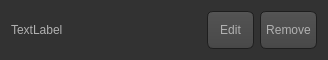
<?xml version="1.0" encoding="UTF-8"?>
<ui version="4.0">
 <class>DiningTables</class>
 <widget class="QWidget" name="DiningTables">
  <property name="geometry">
   <rect>
    <x>0</x>
    <y>0</y>
    <width>328</width>
    <height>60</height>
   </rect>
  </property>
  <property name="windowTitle">
   <string>Form</string>
  </property>
  <property name="styleSheet">
   <string notr="true">QToolTip
{
     border: 1px solid black;
     background-color: #ffa02f;
     padding: 1px;
     border-radius: 3px;
     opacity: 100;
}

QWidget
{
    color: #b1b1b1;
    background-color: #323232;
}

QWidget:item:hover
{
    background-color: QLinearGradient( x1: 0, y1: 0, x2: 0, y2: 1, stop: 0 #ffa02f, stop: 1 #ca0619);
    color: #000000;
}

QWidget:item:selected
{
    background-color: QLinearGradient( x1: 0, y1: 0, x2: 0, y2: 1, stop: 0 #ffa02f, stop: 1 #d7801a);
}

QMenuBar::item
{
    background: transparent;
}

QMenuBar::item:selected
{
    background: transparent;
    border: 1px solid #ffaa00;
}

QMenuBar::item:pressed
{
    background: #444;
    border: 1px solid #000;
    background-color: QLinearGradient(
        x1:0, y1:0,
        x2:0, y2:1,
        stop:1 #212121,
        stop:0.4 #343434/*,
        stop:0.2 #343434,
        stop:0.1 #ffaa00*/
    );
    margin-bottom:-1px;
    padding-bottom:1px;
}

QMenu
{
    border: 1px solid #000;
}

QMenu::item
{
    padding: 2px 20px 2px 20px;
}

QMenu::item:selected
{
    color: #000000;
}

QWidget:disabled
{
    color: #404040;
    background-color: #323232;
}

QAbstractItemView
{
    background-color: QLinearGradient( x1: 0, y1: 0, x2: 0, y2: 1, stop: 0 #4d4d4d, stop: 0.1 #646464, stop: 1 #5d5d5d);
}

QWidget:focus
{
    /*border: 2px solid QLinearGradient( x1: 0, y1: 0, x2: 0, y2: 1, stop: 0 #ffa02f, stop: 1 #d7801a);*/
}

QLineEdit
{
    background-color: QLinearGradient( x1: 0, y1: 0, x2: 0, y2: 1, stop: 0 #4d4d4d, stop: 0 #646464, stop: 1 #5d5d5d);
    padding: 1px;
    border-style: solid;
    border: 1px solid #1e1e1e;
    border-radius: 5;
}

QPushButton
{
    color: #b1b1b1;
    background-color: QLinearGradient( x1: 0, y1: 0, x2: 0, y2: 1, stop: 0 #565656, stop: 0.1 #525252, stop: 0.5 #4e4e4e, stop: 0.9 #4a4a4a, stop: 1 #464646);
    border-width: 1px;
    border-color: #1e1e1e;
    border-style: solid;
    border-radius: 6;
    padding: 3px;
    font-size: 12px;
    padding-left: 5px;
    padding-right: 5px;
}

QPushButton:pressed
{
    background-color: QLinearGradient( x1: 0, y1: 0, x2: 0, y2: 1, stop: 0 #2d2d2d, stop: 0.1 #2b2b2b, stop: 0.5 #292929, stop: 0.9 #282828, stop: 1 #252525);
}

QComboBox
{
    selection-background-color: #ffaa00;
    background-color: QLinearGradient( x1: 0, y1: 0, x2: 0, y2: 1, stop: 0 #565656, stop: 0.1 #525252, stop: 0.5 #4e4e4e, stop: 0.9 #4a4a4a, stop: 1 #464646);
    border-style: solid;
    border: 1px solid #1e1e1e;
    border-radius: 5;
}

QComboBox:hover,QPushButton:hover
{
    border: 2px solid QLinearGradient( x1: 0, y1: 0, x2: 0, y2: 1, stop: 0 #ffa02f, stop: 1 #d7801a);
}


QComboBox:on
{
    padding-top: 3px;
    padding-left: 4px;
    background-color: QLinearGradient( x1: 0, y1: 0, x2: 0, y2: 1, stop: 0 #2d2d2d, stop: 0.1 #2b2b2b, stop: 0.5 #292929, stop: 0.9 #282828, stop: 1 #252525);
    selection-background-color: #ffaa00;
}

QComboBox QAbstractItemView
{
    border: 2px solid darkgray;
    selection-background-color: QLinearGradient( x1: 0, y1: 0, x2: 0, y2: 1, stop: 0 #ffa02f, stop: 1 #d7801a);
}

QComboBox::drop-down
{
     subcontrol-origin: padding;
     subcontrol-position: top right;
     width: 15px;

     border-left-width: 0px;
     border-left-color: darkgray;
     border-left-style: solid; /* just a single line */
     border-top-right-radius: 3px; /* same radius as the QComboBox */
     border-bottom-right-radius: 3px;
 }

QComboBox::down-arrow
{
     image: url(:/down_arrow.png);
}

QGroupBox:focus
{
border: 2px solid QLinearGradient( x1: 0, y1: 0, x2: 0, y2: 1, stop: 0 #ffa02f, stop: 1 #d7801a);
}

QTextEdit:focus
{
    border: 2px solid QLinearGradient( x1: 0, y1: 0, x2: 0, y2: 1, stop: 0 #ffa02f, stop: 1 #d7801a);
}

QScrollBar:horizontal {
     border: 1px solid #222222;
     background: QLinearGradient( x1: 0, y1: 0, x2: 0, y2: 1, stop: 0.0 #121212, stop: 0.2 #282828, stop: 1 #484848);
     height: 7px;
     margin: 0px 16px 0 16px;
}

QScrollBar::handle:horizontal
{
      background: QLinearGradient( x1: 0, y1: 0, x2: 1, y2: 0, stop: 0 #ffa02f, stop: 0.5 #d7801a, stop: 1 #ffa02f);
      min-height: 20px;
      border-radius: 2px;
}

QScrollBar::add-line:horizontal {
      border: 1px solid #1b1b19;
      border-radius: 2px;
      background: QLinearGradient( x1: 0, y1: 0, x2: 1, y2: 0, stop: 0 #ffa02f, stop: 1 #d7801a);
      width: 14px;
      subcontrol-position: right;
      subcontrol-origin: margin;
}

QScrollBar::sub-line:horizontal {
      border: 1px solid #1b1b19;
      border-radius: 2px;
      background: QLinearGradient( x1: 0, y1: 0, x2: 1, y2: 0, stop: 0 #ffa02f, stop: 1 #d7801a);
      width: 14px;
     subcontrol-position: left;
     subcontrol-origin: margin;
}

QScrollBar::right-arrow:horizontal, QScrollBar::left-arrow:horizontal
{
      border: 1px solid black;
      width: 1px;
      height: 1px;
      background: white;
}

QScrollBar::add-page:horizontal, QScrollBar::sub-page:horizontal
{
      background: none;
}

QScrollBar:vertical
{
      background: QLinearGradient( x1: 0, y1: 0, x2: 1, y2: 0, stop: 0.0 #121212, stop: 0.2 #282828, stop: 1 #484848);
      width: 7px;
      margin: 16px 0 16px 0;
      border: 1px solid #222222;
}

QScrollBar::handle:vertical
{
      background: QLinearGradient( x1: 0, y1: 0, x2: 0, y2: 1, stop: 0 #ffa02f, stop: 0.5 #d7801a, stop: 1 #ffa02f);
      min-height: 20px;
      border-radius: 2px;
}

QScrollBar::add-line:vertical
{
      border: 1px solid #1b1b19;
      border-radius: 2px;
      background: QLinearGradient( x1: 0, y1: 0, x2: 0, y2: 1, stop: 0 #ffa02f, stop: 1 #d7801a);
      height: 14px;
      subcontrol-position: bottom;
      subcontrol-origin: margin;
}

QScrollBar::sub-line:vertical
{
      border: 1px solid #1b1b19;
      border-radius: 2px;
      background: QLinearGradient( x1: 0, y1: 0, x2: 0, y2: 1, stop: 0 #d7801a, stop: 1 #ffa02f);
      height: 14px;
      subcontrol-position: top;
      subcontrol-origin: margin;
}

QScrollBar::up-arrow:vertical, QScrollBar::down-arrow:vertical
{
      border: 1px solid black;
      width: 1px;
      height: 1px;
      background: white;
}


QScrollBar::add-page:vertical, QScrollBar::sub-page:vertical
{
      background: none;
}

QTextEdit
{
    background-color: #242424;
}

QPlainTextEdit
{
    background-color: #242424;
}

QHeaderView::section
{
    background-color: QLinearGradient(x1:0, y1:0, x2:0, y2:1, stop:0 #616161, stop: 0.5 #505050, stop: 0.6 #434343, stop:1 #656565);
    color: white;
    padding-left: 4px;
    border: 1px solid #6c6c6c;
}

QCheckBox:disabled
{
color: #414141;
}

QDockWidget::title
{
    text-align: center;
    spacing: 3px; /* spacing between items in the tool bar */
    background-color: QLinearGradient(x1:0, y1:0, x2:0, y2:1, stop:0 #323232, stop: 0.5 #242424, stop:1 #323232);
}

QDockWidget::close-button, QDockWidget::float-button
{
    text-align: center;
    spacing: 1px; /* spacing between items in the tool bar */
    background-color: QLinearGradient(x1:0, y1:0, x2:0, y2:1, stop:0 #323232, stop: 0.5 #242424, stop:1 #323232);
}

QDockWidget::close-button:hover, QDockWidget::float-button:hover
{
    background: #242424;
}

QDockWidget::close-button:pressed, QDockWidget::float-button:pressed
{
    padding: 1px -1px -1px 1px;
}

QMainWindow::separator
{
    background-color: QLinearGradient(x1:0, y1:0, x2:0, y2:1, stop:0 #161616, stop: 0.5 #151515, stop: 0.6 #212121, stop:1 #343434);
    color: white;
    padding-left: 4px;
    border: 1px solid #4c4c4c;
    spacing: 3px; /* spacing between items in the tool bar */
}

QMainWindow::separator:hover
{

    background-color: QLinearGradient(x1:0, y1:0, x2:0, y2:1, stop:0 #d7801a, stop:0.5 #b56c17 stop:1 #ffa02f);
    color: white;
    padding-left: 4px;
    border: 1px solid #6c6c6c;
    spacing: 3px; /* spacing between items in the tool bar */
}

QToolBar::handle
{
     spacing: 3px; /* spacing between items in the tool bar */
     background: url(:/images/handle.png);
}

QMenu::separator
{
    height: 2px;
    background-color: QLinearGradient(x1:0, y1:0, x2:0, y2:1, stop:0 #161616, stop: 0.5 #151515, stop: 0.6 #212121, stop:1 #343434);
    color: white;
    padding-left: 4px;
    margin-left: 10px;
    margin-right: 5px;
}

QProgressBar
{
    border: 2px solid grey;
    border-radius: 5px;
    text-align: center;
}

QProgressBar::chunk
{
    background-color: #d7801a;
    width: 2.15px;
    margin: 0.5px;
}

QTabBar::tab {
    color: #b1b1b1;
    border: 1px solid #444;
    border-bottom-style: none;
    background-color: #323232;
    padding-left: 10px;
    padding-right: 10px;
    padding-top: 3px;
    padding-bottom: 2px;
    margin-right: -1px;
}

QTabWidget::pane {
    border: 1px solid #444;
    top: 1px;
}

QTabBar::tab:last
{
    margin-right: 0; /* the last selected tab has nothing to overlap with on the right */
    border-top-right-radius: 3px;
}

QTabBar::tab:first:!selected
{
 margin-left: 0px; /* the last selected tab has nothing to overlap with on the right */


    border-top-left-radius: 3px;
}

QTabBar::tab:!selected
{
    color: #b1b1b1;
    border-bottom-style: solid;
    margin-top: 3px;
    background-color: QLinearGradient(x1:0, y1:0, x2:0, y2:1, stop:1 #212121, stop:.4 #343434);
}

QTabBar::tab:selected
{
    border-top-left-radius: 3px;
    border-top-right-radius: 3px;
    margin-bottom: 0px;
}

QTabBar::tab:!selected:hover
{
    /*border-top: 2px solid #ffaa00;
    padding-bottom: 3px;*/
    border-top-left-radius: 3px;
    border-top-right-radius: 3px;
    background-color: QLinearGradient(x1:0, y1:0, x2:0, y2:1, stop:1 #212121, stop:0.4 #343434, stop:0.2 #343434, stop:0.1 #ffaa00);
}

QRadioButton::indicator:checked, QRadioButton::indicator:unchecked{
    color: #b1b1b1;
    background-color: #323232;
    border: 1px solid #b1b1b1;
    border-radius: 6px;
}

QRadioButton::indicator:checked
{
    background-color: qradialgradient(
        cx: 0.5, cy: 0.5,
        fx: 0.5, fy: 0.5,
        radius: 1.0,
        stop: 0.25 #ffaa00,
        stop: 0.3 #323232
    );
}

QCheckBox::indicator{
    color: #b1b1b1;
    background-color: #323232;
    border: 1px solid #b1b1b1;
    width: 9px;
    height: 9px;
}

QRadioButton::indicator
{
    border-radius: 6px;
}

QRadioButton::indicator:hover, QCheckBox::indicator:hover
{
    border: 1px solid #ffaa00;
}

QCheckBox::indicator:checked
{
    image:url(:/images/checkbox.png);
}

QCheckBox::indicator:disabled, QRadioButton::indicator:disabled
{
    border: 1px solid #444;
}</string>
  </property>
  <layout class="QGridLayout" name="gridLayout">
   <item row="0" column="0">
    <layout class="QHBoxLayout" name="horizontalLayout" stretch="8,2,2">
     <item>
      <widget class="QLabel" name="tableName">
       <property name="text">
        <string>TextLabel</string>
       </property>
      </widget>
     </item>
     <item>
      <widget class="QPushButton" name="btn_EditTable">
       <property name="sizePolicy">
        <sizepolicy hsizetype="Preferred" vsizetype="Preferred">
         <horstretch>0</horstretch>
         <verstretch>0</verstretch>
        </sizepolicy>
       </property>
       <property name="text">
        <string>Edit</string>
       </property>
      </widget>
     </item>
     <item>
      <widget class="QPushButton" name="btn_RemoveTable">
       <property name="sizePolicy">
        <sizepolicy hsizetype="Preferred" vsizetype="Preferred">
         <horstretch>0</horstretch>
         <verstretch>0</verstretch>
        </sizepolicy>
       </property>
       <property name="text">
        <string>Remove</string>
       </property>
      </widget>
     </item>
    </layout>
   </item>
  </layout>
 </widget>
 <resources/>
 <connections/>
</ui>
